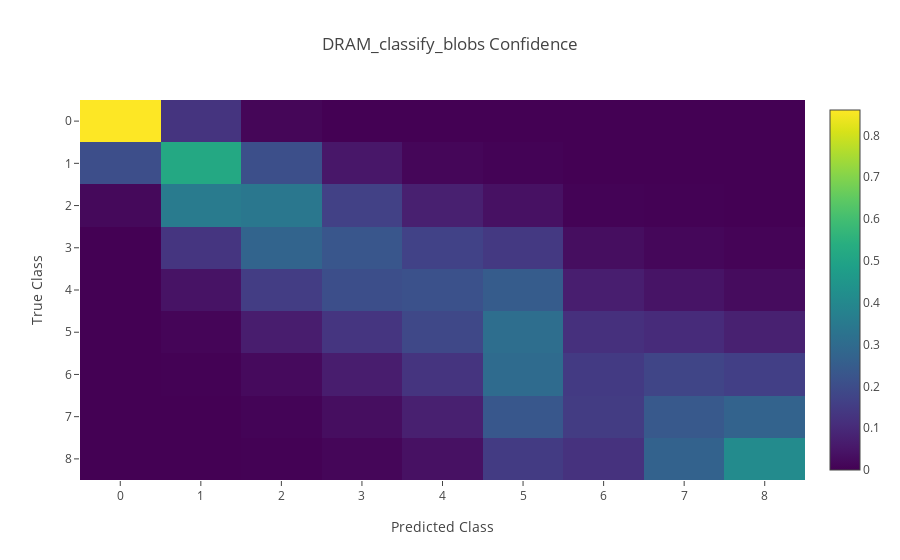

This figure's notebook cell:
### Code cell
yo = confidence_all_runs[0]
data = [go.Heatmap(
    z=yo,# - human_confusion,
    colorscale="Viridis"
)]

layout = go.Layout(
    title="DRAM_classify_blobs Confidence",
    yaxis=dict(
        autorange='reversed',
        title="True Class",
        dtick=1
    ),
    xaxis=dict(
        title="Predicted Class",
        dtick=1
    )
)
fig = go.Figure(data=data, layout=layout)
iplot(fig)

### Figure 1 — Plotly figure (JSON) as saved in the notebook; plotly's stock layout.template omitted (floating-point values rounded to 4 significant figures)
{"data": [{"colorscale": "Viridis", "type": "heatmap", "z": [[0.8608, 0.1277, 0.01066, 0.0007285, 6.788e-05, 2.997e-05, 5.146e-06, 7.464e-07, 2.879e-06], [0.203, 0.5185, 0.2083, 0.05231, 0.01251, 0.00458, 0.0006181, 0.0001085, 0.0001053], [0.01787, 0.3537, 0.3426, 0.1658, 0.07395, 0.03795, 0.005813, 0.001508, 0.0007692], [0.0009325, 0.132, 0.2745, 0.2302, 0.1685, 0.142, 0.03057, 0.01423, 0.007003], [0.000352, 0.04112, 0.1546, 0.205, 0.2134, 0.2478, 0.06839, 0.04378, 0.02544], [5.001e-06, 0.01044, 0.06641, 0.1316, 0.1851, 0.3105, 0.1161, 0.1039, 0.0759], [1.328e-06, 0.002327, 0.02136, 0.06636, 0.1282, 0.298, 0.1462, 0.1779, 0.1597], [8.615e-08, 0.0005159, 0.006579, 0.02975, 0.07335, 0.233, 0.1497, 0.2368, 0.2704], [1.837e-08, 0.0001425, 0.002083, 0.01264, 0.03642, 0.1483, 0.1231, 0.268, 0.4093]]}], "layout": {"title": "DRAM_classify_blobs Confidence", "xaxis": {"dtick": 1, "title": "Predicted Class"}, "yaxis": {"autorange": "reversed", "dtick": 1, "title": "True Class"}}}
